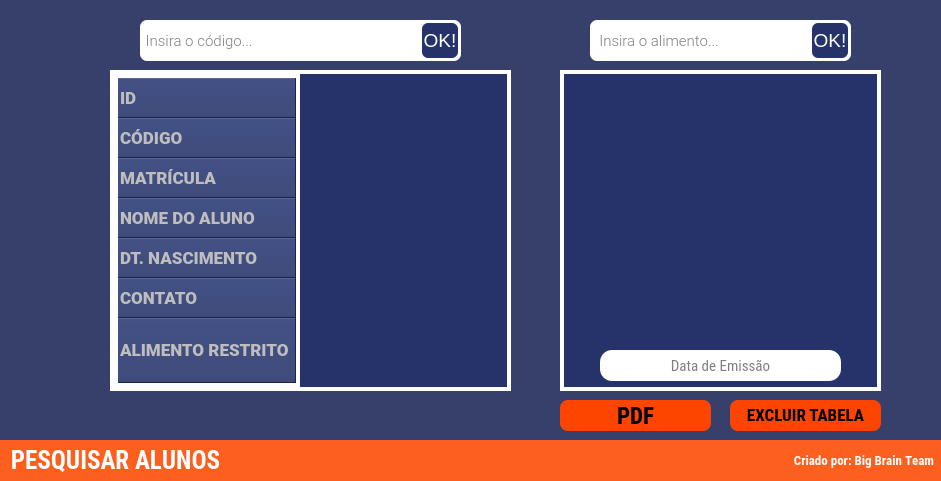
<?xml version="1.0" encoding="UTF-8"?>
<ui version="4.0">
 <class>MainWindow</class>
 <widget class="QMainWindow" name="MainWindow">
  <property name="geometry">
   <rect>
    <x>0</x>
    <y>0</y>
    <width>941</width>
    <height>481</height>
   </rect>
  </property>
  <property name="minimumSize">
   <size>
    <width>941</width>
    <height>481</height>
   </size>
  </property>
  <property name="maximumSize">
   <size>
    <width>941</width>
    <height>481</height>
   </size>
  </property>
  <property name="font">
   <font>
    <family>Roboto Black</family>
    <pointsize>12</pointsize>
   </font>
  </property>
  <property name="windowTitle">
   <string>Pesquisar Alunos</string>
  </property>
  <property name="styleSheet">
   <string notr="true">background-color: rgb(55, 64, 106);</string>
  </property>
  <property name="tabShape">
   <enum>QTabWidget::Rounded</enum>
  </property>
  <widget class="QWidget" name="centralwidget">
   <widget class="QLineEdit" name="line_codigo">
    <property name="geometry">
     <rect>
      <x>140</x>
      <y>20</y>
      <width>321</width>
      <height>41</height>
     </rect>
    </property>
    <property name="font">
     <font>
      <family>Roboto Light</family>
      <pointsize>11</pointsize>
      <weight>50</weight>
      <bold>false</bold>
     </font>
    </property>
    <property name="styleSheet">
     <string notr="true">background-color: rgb(255, 255, 255);
border-radius: 7px</string>
    </property>
    <property name="text">
     <string/>
    </property>
    <property name="maxLength">
     <number>33</number>
    </property>
    <property name="placeholderText">
     <string> Insira o código...</string>
    </property>
   </widget>
   <widget class="QPushButton" name="pushButton_gerarpdf">
    <property name="geometry">
     <rect>
      <x>560</x>
      <y>400</y>
      <width>151</width>
      <height>31</height>
     </rect>
    </property>
    <property name="font">
     <font>
      <family>Roboto Condensed</family>
      <pointsize>17</pointsize>
      <weight>75</weight>
      <bold>true</bold>
     </font>
    </property>
    <property name="cursor">
     <cursorShape>PointingHandCursor</cursorShape>
    </property>
    <property name="styleSheet">
     <string notr="true">background-color: rgb(253, 69, 0);
border-radius: 8px</string>
    </property>
    <property name="text">
     <string>PDF</string>
    </property>
   </widget>
   <widget class="QPushButton" name="pushButton_excluir">
    <property name="geometry">
     <rect>
      <x>730</x>
      <y>400</y>
      <width>151</width>
      <height>31</height>
     </rect>
    </property>
    <property name="font">
     <font>
      <family>Roboto Condensed</family>
      <pointsize>13</pointsize>
      <weight>75</weight>
      <bold>true</bold>
     </font>
    </property>
    <property name="cursor">
     <cursorShape>PointingHandCursor</cursorShape>
    </property>
    <property name="styleSheet">
     <string notr="true">background-color: rgb(253, 69, 0);
border-radius: 8px</string>
    </property>
    <property name="text">
     <string>EXCLUIR TABELA</string>
    </property>
   </widget>
   <widget class="QPushButton" name="pushButton_pesquisar">
    <property name="geometry">
     <rect>
      <x>422</x>
      <y>23</y>
      <width>36</width>
      <height>35</height>
     </rect>
    </property>
    <property name="font">
     <font>
      <pointsize>14</pointsize>
      <weight>50</weight>
      <bold>false</bold>
     </font>
    </property>
    <property name="styleSheet">
     <string notr="true">background-color: rgb(38, 51, 106);
color: rgb(255, 255, 255);
border-radius: 6px</string>
    </property>
    <property name="text">
     <string>OK!</string>
    </property>
   </widget>
   <widget class="QTableWidget" name="tableWidget">
    <property name="enabled">
     <bool>false</bool>
    </property>
    <property name="geometry">
     <rect>
      <x>110</x>
      <y>70</y>
      <width>401</width>
      <height>321</height>
     </rect>
    </property>
    <property name="sizePolicy">
     <sizepolicy hsizetype="Fixed" vsizetype="Fixed">
      <horstretch>0</horstretch>
      <verstretch>0</verstretch>
     </sizepolicy>
    </property>
    <property name="sizeIncrement">
     <size>
      <width>66</width>
      <height>51</height>
     </size>
    </property>
    <property name="baseSize">
     <size>
      <width>45</width>
      <height>41</height>
     </size>
    </property>
    <property name="palette">
     <palette>
      <active>
       <colorrole role="WindowText">
        <brush brushstyle="SolidPattern">
         <color alpha="255">
          <red>255</red>
          <green>255</green>
          <blue>255</blue>
         </color>
        </brush>
       </colorrole>
       <colorrole role="Button">
        <brush brushstyle="SolidPattern">
         <color alpha="255">
          <red>38</red>
          <green>51</green>
          <blue>106</blue>
         </color>
        </brush>
       </colorrole>
       <colorrole role="Light">
        <brush brushstyle="SolidPattern">
         <color alpha="255">
          <red>255</red>
          <green>255</green>
          <blue>255</blue>
         </color>
        </brush>
       </colorrole>
       <colorrole role="Midlight">
        <brush brushstyle="SolidPattern">
         <color alpha="255">
          <red>255</red>
          <green>255</green>
          <blue>255</blue>
         </color>
        </brush>
       </colorrole>
       <colorrole role="Dark">
        <brush brushstyle="SolidPattern">
         <color alpha="255">
          <red>255</red>
          <green>255</green>
          <blue>255</blue>
         </color>
        </brush>
       </colorrole>
       <colorrole role="Mid">
        <brush brushstyle="SolidPattern">
         <color alpha="255">
          <red>255</red>
          <green>255</green>
          <blue>255</blue>
         </color>
        </brush>
       </colorrole>
       <colorrole role="Text">
        <brush brushstyle="SolidPattern">
         <color alpha="255">
          <red>255</red>
          <green>255</green>
          <blue>255</blue>
         </color>
        </brush>
       </colorrole>
       <colorrole role="BrightText">
        <brush brushstyle="SolidPattern">
         <color alpha="255">
          <red>38</red>
          <green>51</green>
          <blue>106</blue>
         </color>
        </brush>
       </colorrole>
       <colorrole role="ButtonText">
        <brush brushstyle="SolidPattern">
         <color alpha="255">
          <red>38</red>
          <green>51</green>
          <blue>106</blue>
         </color>
        </brush>
       </colorrole>
       <colorrole role="Base">
        <brush brushstyle="SolidPattern">
         <color alpha="255">
          <red>38</red>
          <green>51</green>
          <blue>106</blue>
         </color>
        </brush>
       </colorrole>
       <colorrole role="Window">
        <brush brushstyle="SolidPattern">
         <color alpha="255">
          <red>38</red>
          <green>51</green>
          <blue>106</blue>
         </color>
        </brush>
       </colorrole>
       <colorrole role="Shadow">
        <brush brushstyle="SolidPattern">
         <color alpha="255">
          <red>255</red>
          <green>255</green>
          <blue>255</blue>
         </color>
        </brush>
       </colorrole>
       <colorrole role="Highlight">
        <brush brushstyle="SolidPattern">
         <color alpha="255">
          <red>255</red>
          <green>255</green>
          <blue>255</blue>
         </color>
        </brush>
       </colorrole>
       <colorrole role="HighlightedText">
        <brush brushstyle="SolidPattern">
         <color alpha="255">
          <red>255</red>
          <green>255</green>
          <blue>255</blue>
         </color>
        </brush>
       </colorrole>
       <colorrole role="Link">
        <brush brushstyle="SolidPattern">
         <color alpha="255">
          <red>255</red>
          <green>255</green>
          <blue>255</blue>
         </color>
        </brush>
       </colorrole>
       <colorrole role="LinkVisited">
        <brush brushstyle="SolidPattern">
         <color alpha="255">
          <red>255</red>
          <green>255</green>
          <blue>255</blue>
         </color>
        </brush>
       </colorrole>
       <colorrole role="AlternateBase">
        <brush brushstyle="SolidPattern">
         <color alpha="255">
          <red>38</red>
          <green>51</green>
          <blue>106</blue>
         </color>
        </brush>
       </colorrole>
       <colorrole role="NoRole">
        <brush brushstyle="SolidPattern">
         <color alpha="255">
          <red>38</red>
          <green>51</green>
          <blue>106</blue>
         </color>
        </brush>
       </colorrole>
       <colorrole role="ToolTipBase">
        <brush brushstyle="SolidPattern">
         <color alpha="255">
          <red>38</red>
          <green>51</green>
          <blue>106</blue>
         </color>
        </brush>
       </colorrole>
       <colorrole role="ToolTipText">
        <brush brushstyle="SolidPattern">
         <color alpha="255">
          <red>38</red>
          <green>51</green>
          <blue>106</blue>
         </color>
        </brush>
       </colorrole>
      </active>
      <inactive>
       <colorrole role="WindowText">
        <brush brushstyle="SolidPattern">
         <color alpha="255">
          <red>255</red>
          <green>255</green>
          <blue>255</blue>
         </color>
        </brush>
       </colorrole>
       <colorrole role="Button">
        <brush brushstyle="SolidPattern">
         <color alpha="255">
          <red>38</red>
          <green>51</green>
          <blue>106</blue>
         </color>
        </brush>
       </colorrole>
       <colorrole role="Light">
        <brush brushstyle="SolidPattern">
         <color alpha="255">
          <red>255</red>
          <green>255</green>
          <blue>255</blue>
         </color>
        </brush>
       </colorrole>
       <colorrole role="Midlight">
        <brush brushstyle="SolidPattern">
         <color alpha="255">
          <red>255</red>
          <green>255</green>
          <blue>255</blue>
         </color>
        </brush>
       </colorrole>
       <colorrole role="Dark">
        <brush brushstyle="SolidPattern">
         <color alpha="255">
          <red>255</red>
          <green>255</green>
          <blue>255</blue>
         </color>
        </brush>
       </colorrole>
       <colorrole role="Mid">
        <brush brushstyle="SolidPattern">
         <color alpha="255">
          <red>255</red>
          <green>255</green>
          <blue>255</blue>
         </color>
        </brush>
       </colorrole>
       <colorrole role="Text">
        <brush brushstyle="SolidPattern">
         <color alpha="255">
          <red>255</red>
          <green>255</green>
          <blue>255</blue>
         </color>
        </brush>
       </colorrole>
       <colorrole role="BrightText">
        <brush brushstyle="SolidPattern">
         <color alpha="255">
          <red>38</red>
          <green>51</green>
          <blue>106</blue>
         </color>
        </brush>
       </colorrole>
       <colorrole role="ButtonText">
        <brush brushstyle="SolidPattern">
         <color alpha="255">
          <red>38</red>
          <green>51</green>
          <blue>106</blue>
         </color>
        </brush>
       </colorrole>
       <colorrole role="Base">
        <brush brushstyle="SolidPattern">
         <color alpha="255">
          <red>38</red>
          <green>51</green>
          <blue>106</blue>
         </color>
        </brush>
       </colorrole>
       <colorrole role="Window">
        <brush brushstyle="SolidPattern">
         <color alpha="255">
          <red>38</red>
          <green>51</green>
          <blue>106</blue>
         </color>
        </brush>
       </colorrole>
       <colorrole role="Shadow">
        <brush brushstyle="SolidPattern">
         <color alpha="255">
          <red>255</red>
          <green>255</green>
          <blue>255</blue>
         </color>
        </brush>
       </colorrole>
       <colorrole role="Highlight">
        <brush brushstyle="SolidPattern">
         <color alpha="255">
          <red>255</red>
          <green>255</green>
          <blue>255</blue>
         </color>
        </brush>
       </colorrole>
       <colorrole role="HighlightedText">
        <brush brushstyle="SolidPattern">
         <color alpha="255">
          <red>255</red>
          <green>255</green>
          <blue>255</blue>
         </color>
        </brush>
       </colorrole>
       <colorrole role="Link">
        <brush brushstyle="SolidPattern">
         <color alpha="255">
          <red>255</red>
          <green>255</green>
          <blue>255</blue>
         </color>
        </brush>
       </colorrole>
       <colorrole role="LinkVisited">
        <brush brushstyle="SolidPattern">
         <color alpha="255">
          <red>255</red>
          <green>255</green>
          <blue>255</blue>
         </color>
        </brush>
       </colorrole>
       <colorrole role="AlternateBase">
        <brush brushstyle="SolidPattern">
         <color alpha="255">
          <red>38</red>
          <green>51</green>
          <blue>106</blue>
         </color>
        </brush>
       </colorrole>
       <colorrole role="NoRole">
        <brush brushstyle="SolidPattern">
         <color alpha="255">
          <red>38</red>
          <green>51</green>
          <blue>106</blue>
         </color>
        </brush>
       </colorrole>
       <colorrole role="ToolTipBase">
        <brush brushstyle="SolidPattern">
         <color alpha="255">
          <red>38</red>
          <green>51</green>
          <blue>106</blue>
         </color>
        </brush>
       </colorrole>
       <colorrole role="ToolTipText">
        <brush brushstyle="SolidPattern">
         <color alpha="255">
          <red>38</red>
          <green>51</green>
          <blue>106</blue>
         </color>
        </brush>
       </colorrole>
      </inactive>
      <disabled>
       <colorrole role="WindowText">
        <brush brushstyle="SolidPattern">
         <color alpha="255">
          <red>255</red>
          <green>255</green>
          <blue>255</blue>
         </color>
        </brush>
       </colorrole>
       <colorrole role="Button">
        <brush brushstyle="SolidPattern">
         <color alpha="255">
          <red>38</red>
          <green>51</green>
          <blue>106</blue>
         </color>
        </brush>
       </colorrole>
       <colorrole role="Light">
        <brush brushstyle="SolidPattern">
         <color alpha="255">
          <red>255</red>
          <green>255</green>
          <blue>255</blue>
         </color>
        </brush>
       </colorrole>
       <colorrole role="Midlight">
        <brush brushstyle="SolidPattern">
         <color alpha="255">
          <red>255</red>
          <green>255</green>
          <blue>255</blue>
         </color>
        </brush>
       </colorrole>
       <colorrole role="Dark">
        <brush brushstyle="SolidPattern">
         <color alpha="255">
          <red>255</red>
          <green>255</green>
          <blue>255</blue>
         </color>
        </brush>
       </colorrole>
       <colorrole role="Mid">
        <brush brushstyle="SolidPattern">
         <color alpha="255">
          <red>255</red>
          <green>255</green>
          <blue>255</blue>
         </color>
        </brush>
       </colorrole>
       <colorrole role="Text">
        <brush brushstyle="SolidPattern">
         <color alpha="255">
          <red>255</red>
          <green>255</green>
          <blue>255</blue>
         </color>
        </brush>
       </colorrole>
       <colorrole role="BrightText">
        <brush brushstyle="SolidPattern">
         <color alpha="255">
          <red>38</red>
          <green>51</green>
          <blue>106</blue>
         </color>
        </brush>
       </colorrole>
       <colorrole role="ButtonText">
        <brush brushstyle="SolidPattern">
         <color alpha="255">
          <red>255</red>
          <green>255</green>
          <blue>255</blue>
         </color>
        </brush>
       </colorrole>
       <colorrole role="Base">
        <brush brushstyle="SolidPattern">
         <color alpha="255">
          <red>38</red>
          <green>51</green>
          <blue>106</blue>
         </color>
        </brush>
       </colorrole>
       <colorrole role="Window">
        <brush brushstyle="SolidPattern">
         <color alpha="255">
          <red>38</red>
          <green>51</green>
          <blue>106</blue>
         </color>
        </brush>
       </colorrole>
       <colorrole role="Shadow">
        <brush brushstyle="SolidPattern">
         <color alpha="255">
          <red>255</red>
          <green>255</green>
          <blue>255</blue>
         </color>
        </brush>
       </colorrole>
       <colorrole role="Highlight">
        <brush brushstyle="SolidPattern">
         <color alpha="255">
          <red>0</red>
          <green>120</green>
          <blue>215</blue>
         </color>
        </brush>
       </colorrole>
       <colorrole role="HighlightedText">
        <brush brushstyle="SolidPattern">
         <color alpha="255">
          <red>255</red>
          <green>255</green>
          <blue>255</blue>
         </color>
        </brush>
       </colorrole>
       <colorrole role="Link">
        <brush brushstyle="SolidPattern">
         <color alpha="255">
          <red>255</red>
          <green>255</green>
          <blue>255</blue>
         </color>
        </brush>
       </colorrole>
       <colorrole role="LinkVisited">
        <brush brushstyle="SolidPattern">
         <color alpha="255">
          <red>255</red>
          <green>255</green>
          <blue>255</blue>
         </color>
        </brush>
       </colorrole>
       <colorrole role="AlternateBase">
        <brush brushstyle="SolidPattern">
         <color alpha="255">
          <red>38</red>
          <green>51</green>
          <blue>106</blue>
         </color>
        </brush>
       </colorrole>
       <colorrole role="NoRole">
        <brush brushstyle="SolidPattern">
         <color alpha="255">
          <red>38</red>
          <green>51</green>
          <blue>106</blue>
         </color>
        </brush>
       </colorrole>
       <colorrole role="ToolTipBase">
        <brush brushstyle="SolidPattern">
         <color alpha="255">
          <red>38</red>
          <green>51</green>
          <blue>106</blue>
         </color>
        </brush>
       </colorrole>
       <colorrole role="ToolTipText">
        <brush brushstyle="SolidPattern">
         <color alpha="255">
          <red>38</red>
          <green>51</green>
          <blue>106</blue>
         </color>
        </brush>
       </colorrole>
      </disabled>
     </palette>
    </property>
    <property name="font">
     <font>
      <family>Roboto</family>
      <pointsize>14</pointsize>
      <weight>75</weight>
      <bold>true</bold>
     </font>
    </property>
    <property name="statusTip">
     <string/>
    </property>
    <property name="whatsThis">
     <string>&lt;html&gt;&lt;head/&gt;&lt;body&gt;&lt;p&gt;&lt;br/&gt;&lt;/p&gt;&lt;/body&gt;&lt;/html&gt;</string>
    </property>
    <property name="layoutDirection">
     <enum>Qt::LeftToRight</enum>
    </property>
    <property name="styleSheet">
     <string notr="true">border: 4px solid white;

background-color: rgb(38, 51, 106);

</string>
    </property>
    <property name="frameShape">
     <enum>QFrame::NoFrame</enum>
    </property>
    <property name="frameShadow">
     <enum>QFrame::Plain</enum>
    </property>
    <property name="lineWidth">
     <number>0</number>
    </property>
    <property name="midLineWidth">
     <number>0</number>
    </property>
    <property name="sizeAdjustPolicy">
     <enum>QAbstractScrollArea::AdjustToContentsOnFirstShow</enum>
    </property>
    <property name="autoScrollMargin">
     <number>10</number>
    </property>
    <property name="editTriggers">
     <set>QAbstractItemView::NoEditTriggers</set>
    </property>
    <property name="alternatingRowColors">
     <bool>true</bool>
    </property>
    <property name="selectionMode">
     <enum>QAbstractItemView::NoSelection</enum>
    </property>
    <property name="textElideMode">
     <enum>Qt::ElideLeft</enum>
    </property>
    <property name="horizontalScrollMode">
     <enum>QAbstractItemView::ScrollPerItem</enum>
    </property>
    <property name="showGrid">
     <bool>true</bool>
    </property>
    <property name="gridStyle">
     <enum>Qt::NoPen</enum>
    </property>
    <property name="sortingEnabled">
     <bool>false</bool>
    </property>
    <property name="wordWrap">
     <bool>false</bool>
    </property>
    <property name="cornerButtonEnabled">
     <bool>false</bool>
    </property>
    <attribute name="horizontalHeaderVisible">
     <bool>false</bool>
    </attribute>
    <attribute name="horizontalHeaderCascadingSectionResizes">
     <bool>true</bool>
    </attribute>
    <attribute name="horizontalHeaderDefaultSectionSize">
     <number>61</number>
    </attribute>
    <attribute name="horizontalHeaderHighlightSections">
     <bool>true</bool>
    </attribute>
    <attribute name="horizontalHeaderMinimumSectionSize">
     <number>22</number>
    </attribute>
    <attribute name="horizontalHeaderShowSortIndicator" stdset="0">
     <bool>false</bool>
    </attribute>
    <attribute name="horizontalHeaderStretchLastSection">
     <bool>true</bool>
    </attribute>
    <attribute name="verticalHeaderVisible">
     <bool>true</bool>
    </attribute>
    <attribute name="verticalHeaderCascadingSectionResizes">
     <bool>true</bool>
    </attribute>
    <attribute name="verticalHeaderDefaultSectionSize">
     <number>40</number>
    </attribute>
    <attribute name="verticalHeaderHighlightSections">
     <bool>true</bool>
    </attribute>
    <attribute name="verticalHeaderMinimumSectionSize">
     <number>9</number>
    </attribute>
    <attribute name="verticalHeaderShowSortIndicator" stdset="0">
     <bool>false</bool>
    </attribute>
    <attribute name="verticalHeaderStretchLastSection">
     <bool>true</bool>
    </attribute>
    <row>
     <property name="text">
      <string>ID</string>
     </property>
     <property name="font">
      <font>
       <family>Roboto Black</family>
       <pointsize>13</pointsize>
       <weight>75</weight>
       <italic>false</italic>
       <bold>true</bold>
      </font>
     </property>
     <property name="background">
      <color alpha="0">
       <red>94</red>
       <green>255</green>
       <blue>113</blue>
      </color>
     </property>
    </row>
    <row>
     <property name="text">
      <string>CÓDIGO</string>
     </property>
     <property name="font">
      <font>
       <family>Roboto Black</family>
       <pointsize>13</pointsize>
       <weight>75</weight>
       <bold>true</bold>
      </font>
     </property>
    </row>
    <row>
     <property name="text">
      <string>MATRÍCULA</string>
     </property>
     <property name="font">
      <font>
       <family>Roboto Black</family>
       <pointsize>13</pointsize>
       <weight>75</weight>
       <bold>true</bold>
      </font>
     </property>
    </row>
    <row>
     <property name="text">
      <string>NOME DO ALUNO</string>
     </property>
     <property name="font">
      <font>
       <family>Roboto Black</family>
       <pointsize>13</pointsize>
       <weight>75</weight>
       <bold>true</bold>
      </font>
     </property>
    </row>
    <row>
     <property name="text">
      <string>DT. NASCIMENTO</string>
     </property>
     <property name="font">
      <font>
       <family>Roboto Black</family>
       <pointsize>13</pointsize>
       <weight>75</weight>
       <bold>true</bold>
      </font>
     </property>
    </row>
    <row>
     <property name="text">
      <string>CONTATO</string>
     </property>
     <property name="font">
      <font>
       <family>Roboto Black</family>
       <pointsize>13</pointsize>
       <weight>75</weight>
       <bold>true</bold>
      </font>
     </property>
    </row>
    <row>
     <property name="text">
      <string>ALIMENTO RESTRITO   </string>
     </property>
     <property name="font">
      <font>
       <family>Roboto Black</family>
       <pointsize>13</pointsize>
       <weight>75</weight>
       <bold>true</bold>
      </font>
     </property>
    </row>
    <column>
     <property name="text">
      <string>Infos</string>
     </property>
     <property name="font">
      <font>
       <pointsize>12</pointsize>
      </font>
     </property>
    </column>
   </widget>
   <widget class="QListWidget" name="listWidget">
    <property name="geometry">
     <rect>
      <x>560</x>
      <y>70</y>
      <width>321</width>
      <height>321</height>
     </rect>
    </property>
    <property name="font">
     <font>
      <family>Roboto Condensed</family>
      <pointsize>14</pointsize>
      <weight>75</weight>
      <bold>true</bold>
     </font>
    </property>
    <property name="whatsThis">
     <string>&lt;html&gt;&lt;head/&gt;&lt;body&gt;&lt;p&gt;gdsgdsdg&lt;/p&gt;&lt;/body&gt;&lt;/html&gt;</string>
    </property>
    <property name="styleSheet">
     <string notr="true">border: 4px solid white;
color: rgb(255, 255, 255);
background-color: rgb(38, 51, 106);

</string>
    </property>
    <property name="movement">
     <enum>QListView::Snap</enum>
    </property>
    <property name="flow">
     <enum>QListView::TopToBottom</enum>
    </property>
    <property name="isWrapping" stdset="0">
     <bool>true</bool>
    </property>
    <property name="resizeMode">
     <enum>QListView::Adjust</enum>
    </property>
    <property name="layoutMode">
     <enum>QListView::SinglePass</enum>
    </property>
    <property name="spacing">
     <number>22</number>
    </property>
    <property name="viewMode">
     <enum>QListView::ListMode</enum>
    </property>
    <property name="modelColumn">
     <number>0</number>
    </property>
    <property name="uniformItemSizes">
     <bool>false</bool>
    </property>
    <property name="batchSize">
     <number>60</number>
    </property>
    <property name="wordWrap">
     <bool>false</bool>
    </property>
    <property name="selectionRectVisible">
     <bool>false</bool>
    </property>
   </widget>
   <widget class="QPushButton" name="pushButton">
    <property name="geometry">
     <rect>
      <x>812</x>
      <y>23</y>
      <width>36</width>
      <height>35</height>
     </rect>
    </property>
    <property name="sizePolicy">
     <sizepolicy hsizetype="Minimum" vsizetype="Maximum">
      <horstretch>0</horstretch>
      <verstretch>0</verstretch>
     </sizepolicy>
    </property>
    <property name="font">
     <font>
      <family>MS Shell Dlg 2</family>
      <pointsize>14</pointsize>
      <weight>50</weight>
      <bold>false</bold>
     </font>
    </property>
    <property name="styleSheet">
     <string notr="true">background-color: rgb(38, 51, 106);
color: rgb(255, 255, 255);
border-radius: 6px</string>
    </property>
    <property name="text">
     <string>OK!</string>
    </property>
   </widget>
   <widget class="QLineEdit" name="lineEdit">
    <property name="geometry">
     <rect>
      <x>590</x>
      <y>20</y>
      <width>261</width>
      <height>41</height>
     </rect>
    </property>
    <property name="font">
     <font>
      <family>Roboto Light</family>
      <pointsize>11</pointsize>
     </font>
    </property>
    <property name="styleSheet">
     <string notr="true">background-color: rgb(255, 255, 255);
border-radius: 7px</string>
    </property>
    <property name="text">
     <string/>
    </property>
    <property name="maxLength">
     <number>26</number>
    </property>
    <property name="cursorPosition">
     <number>0</number>
    </property>
    <property name="placeholderText">
     <string>  Insira o alimento...</string>
    </property>
   </widget>
   <widget class="QLineEdit" name="lineEdit_data">
    <property name="geometry">
     <rect>
      <x>600</x>
      <y>350</y>
      <width>241</width>
      <height>31</height>
     </rect>
    </property>
    <property name="font">
     <font>
      <family>Roboto Condensed</family>
      <pointsize>11</pointsize>
      <weight>50</weight>
      <bold>false</bold>
     </font>
    </property>
    <property name="styleSheet">
     <string notr="true">background-color: rgb(255, 255, 255);
border-radius:12px</string>
    </property>
    <property name="text">
     <string/>
    </property>
    <property name="alignment">
     <set>Qt::AlignCenter</set>
    </property>
    <property name="placeholderText">
     <string>Data de Emissão</string>
    </property>
   </widget>
   <widget class="QLabel" name="label_5">
    <property name="geometry">
     <rect>
      <x>0</x>
      <y>440</y>
      <width>941</width>
      <height>41</height>
     </rect>
    </property>
    <property name="font">
     <font>
      <family>Roboto Condensed</family>
      <pointsize>10</pointsize>
      <weight>75</weight>
      <bold>true</bold>
      <kerning>false</kerning>
     </font>
    </property>
    <property name="styleSheet">
     <string notr="true">background-color: rgb(253, 95, 30);
color: rgb(255, 255, 255);</string>
    </property>
    <property name="text">
     <string>                                                                                                                                                                                                                                                                          Criado por: Big Brain Team</string>
    </property>
   </widget>
   <widget class="QLabel" name="label_gerarpdf">
    <property name="geometry">
     <rect>
      <x>100</x>
      <y>400</y>
      <width>411</width>
      <height>31</height>
     </rect>
    </property>
    <property name="font">
     <font>
      <family>Roboto Black</family>
      <pointsize>13</pointsize>
     </font>
    </property>
    <property name="styleSheet">
     <string notr="true">color: rgb(255, 255, 255);</string>
    </property>
    <property name="text">
     <string/>
    </property>
    <property name="alignment">
     <set>Qt::AlignCenter</set>
    </property>
   </widget>
   <widget class="QLabel" name="label">
    <property name="geometry">
     <rect>
      <x>-120</x>
      <y>445</y>
      <width>471</width>
      <height>31</height>
     </rect>
    </property>
    <property name="sizePolicy">
     <sizepolicy hsizetype="Fixed" vsizetype="Preferred">
      <horstretch>68</horstretch>
      <verstretch>34</verstretch>
     </sizepolicy>
    </property>
    <property name="minimumSize">
     <size>
      <width>0</width>
      <height>0</height>
     </size>
    </property>
    <property name="baseSize">
     <size>
      <width>0</width>
      <height>0</height>
     </size>
    </property>
    <property name="font">
     <font>
      <family>Roboto Condensed</family>
      <pointsize>19</pointsize>
      <weight>75</weight>
      <bold>true</bold>
      <kerning>false</kerning>
     </font>
    </property>
    <property name="tabletTracking">
     <bool>false</bool>
    </property>
    <property name="toolTipDuration">
     <number>-1</number>
    </property>
    <property name="styleSheet">
     <string notr="true">background-color: rgb(253, 95, 30);
color: rgb(255, 255, 255);
border-radius: 30px;
transform: rotate(50grad)</string>
    </property>
    <property name="frameShape">
     <enum>QFrame::NoFrame</enum>
    </property>
    <property name="frameShadow">
     <enum>QFrame::Sunken</enum>
    </property>
    <property name="text">
     <string>PESQUISAR ALUNOS</string>
    </property>
    <property name="textFormat">
     <enum>Qt::PlainText</enum>
    </property>
    <property name="scaledContents">
     <bool>false</bool>
    </property>
    <property name="alignment">
     <set>Qt::AlignCenter</set>
    </property>
    <property name="wordWrap">
     <bool>false</bool>
    </property>
    <property name="margin">
     <number>0</number>
    </property>
   </widget>
   <zorder>lineEdit</zorder>
   <zorder>line_codigo</zorder>
   <zorder>pushButton_gerarpdf</zorder>
   <zorder>pushButton_excluir</zorder>
   <zorder>pushButton_pesquisar</zorder>
   <zorder>tableWidget</zorder>
   <zorder>listWidget</zorder>
   <zorder>pushButton</zorder>
   <zorder>lineEdit_data</zorder>
   <zorder>label_5</zorder>
   <zorder>label_gerarpdf</zorder>
   <zorder>label</zorder>
  </widget>
 </widget>
 <resources/>
 <connections/>
</ui>
